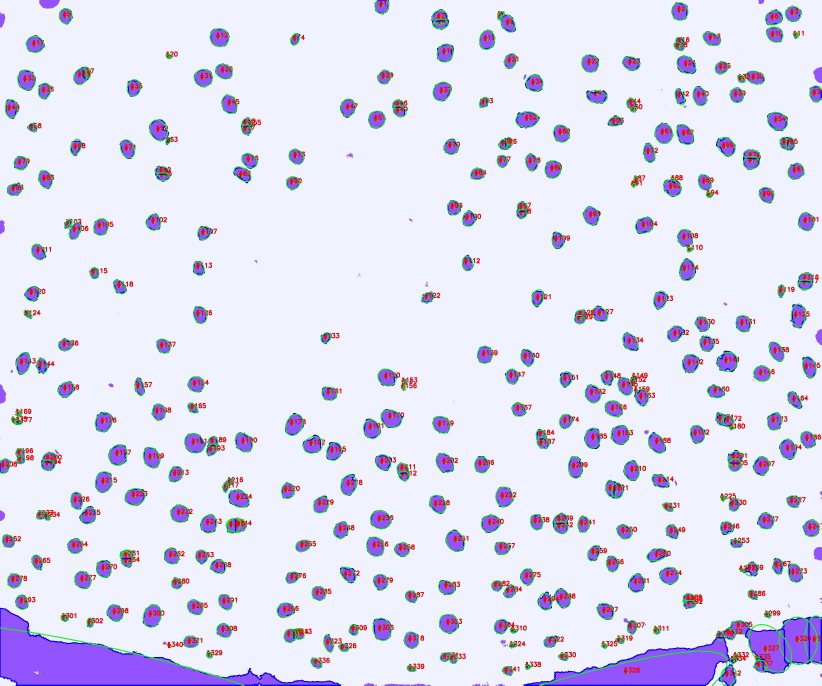
#> input picture vessels.jpg, 2464 x 2056 px (shown at 1/3 size)
$ python -i watershed_cv.py   (imports and definitions only)   (older library calls are emulated)
#> lines starting #> are read from the running program, lines starting #| are printed output that depends on the picture; after the words box and inside, x2 and y2 are one past the last pixel; in counts of white or black regions, pixels touching at a corner belong together
"""
Version: 1.5

Summary: compute the segmentaiton and label of cross section image sequence

Author: suxing liu

Author-email: suxingliu@gmail.com

USAGE:

python3 watershed_cv.py -p /home/suxingliu/plant-image-analysis/  -ft jpg


argument:
("-p", "--path", required = True,    help = "path to image file")
("-ft", "--filetype", required = False, default = 'jpg',   help = "Image filetype")

"""


import argparse
import glob
import multiprocessing
import os
from contextlib import closing
from multiprocessing import Pool

import cv2
import imutils
import numpy as np
from scipy import ndimage
# import the necessary packages
from skimage.feature import peak_local_max
from skimage.morphology import watershed


def mkdir(path):
    """Create result folder"""

    # remove space at the beginning
    path=path.strip()
    # remove slash at the end
    path=path.rstrip("\\")

    # path exist?   # True  # False
    isExists=os.path.exists(path)

    # process
    if not isExists:
        # construct the path and folder
        #print path + ' folder constructed!'
        # make dir
        os.makedirs(path)
        return True
    else:
        # if exists, return
        #print path+' path exists!'
        return False


def image_label(image_file):
    # load the image and perform pyramid mean shift filtering
    # to aid the thresholding step
    #Parse image path  and create result image path
#> called with image_file = '../vessels.jpg'
    path, filename = os.path.split(image_file)

    print("processing image : {0} \n".format(str(filename)))

    #load the image and perform pyramid mean shift filtering to aid the thresholding step
    image = cv2.imread(image_file)
#> image is the input picture: shape (2056, 2464, 3); mean B, G, R 242.1, 221.5, 223.6

    #imgcolor = ~imgcolor

    #accquire image dimensions
    height, width, channels = image.shape
#> height = 2056; width = 2464; channels = 3

    # convert the mean shift image to grayscale, then apply
    # Otsu's thresholding
    gray = cv2.cvtColor(image, cv2.COLOR_BGR2GRAY)

    thresh = cv2.threshold(gray, 128, 255,cv2.THRESH_BINARY | cv2.THRESH_OTSU)[1]
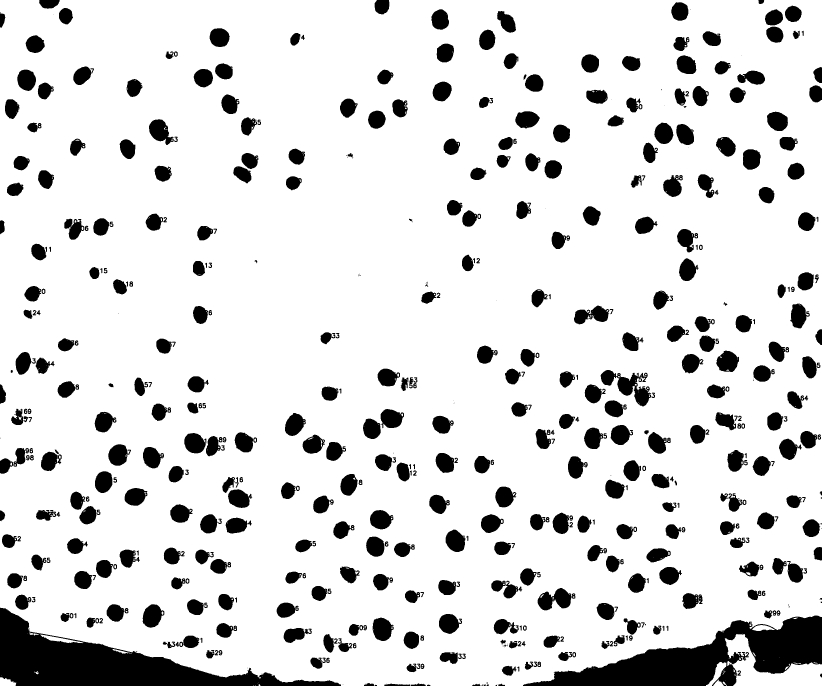
#> thresh: shape (2056, 2464) (shown at 1/3 size); 86.1% white; 606 black regions (82 under 20 px), largest, box (x1, y1, x2, y2) and area: (0, 1823, 1023, 2056) 82410, (1569, 1846, 2464, 2056) 79776, (1802, 1110, 1953, 1219) 6798
    #cv2.imshow("Thresh", thresh)

    # compute the exact Euclidean distance from every binary
    # pixel to the nearest zero pixel, then find peaks in this
    # distance map
    D = ndimage.distance_transform_edt(thresh)
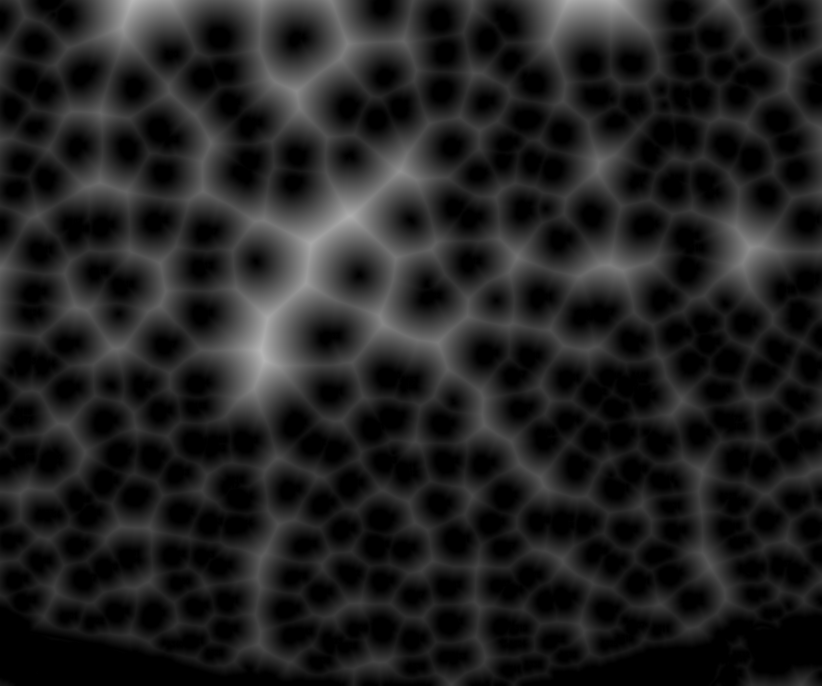
#> D: shape (2056, 2464) float64 (shown at 1/3 size); min 0, max 185.3, mean 33.3
    localMax = peak_local_max(D, indices=False, min_distance = 20, labels=thresh)
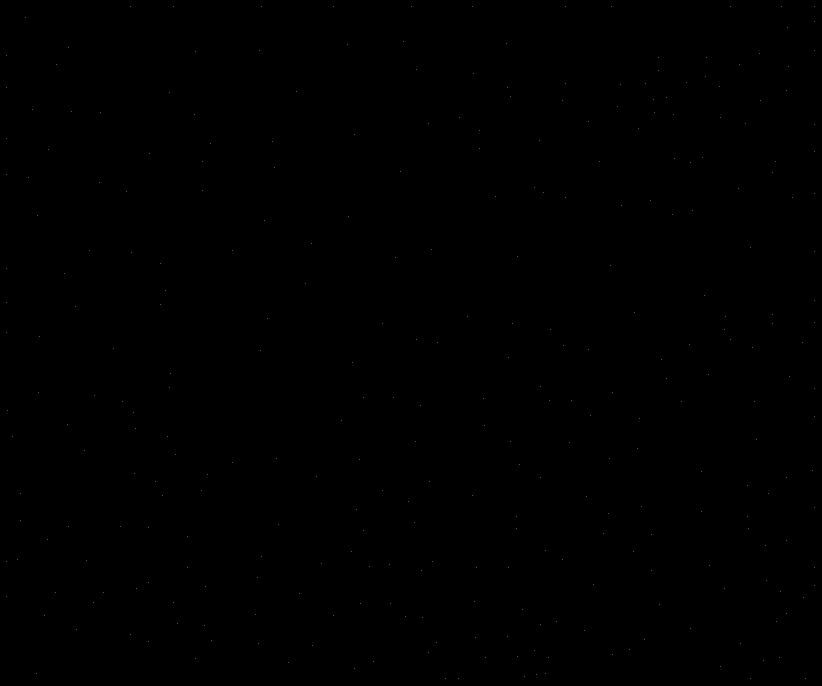
#> localMax: shape (2056, 2464) bool (shown at 1/3 size); 0.01% white in thin lines or dots

    # perform a connected component analysis on the local peaks,
    # using 8-connectivity, then appy the Watershed algorithm
    markers = ndimage.label(localMax, structure=np.ones((3, 3)))[0]
#> markers: shape (2056, 2464) int32; 314 distinct labels, from 0 to 313
    labels = watershed(-D, markers, mask=thresh)
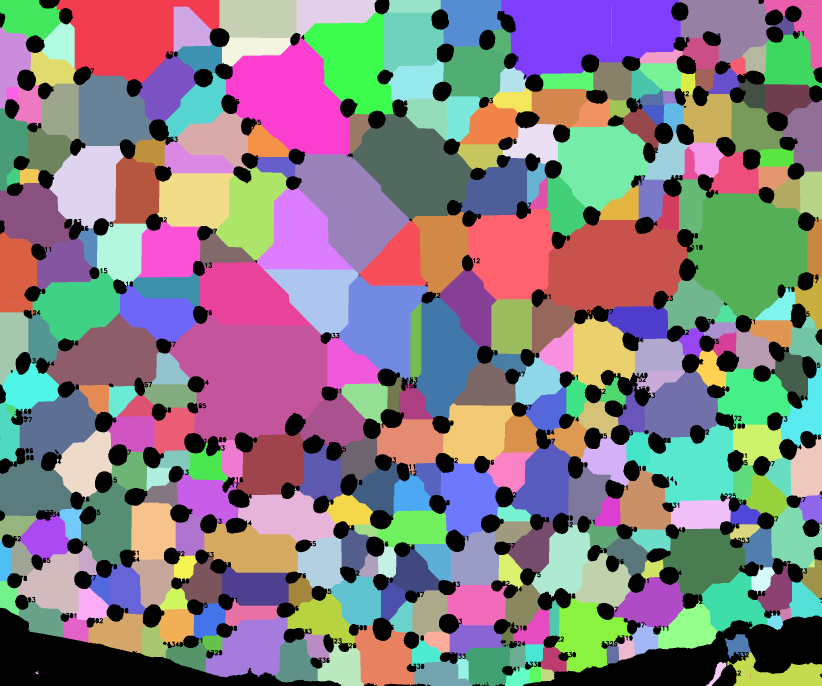
#> labels: shape (2056, 2464) int32 (shown at 1/3 size); 314 distinct labels, from 0 to 313; one colour per label, 0 black
    #print("[INFO] {} unique segments found".format(len(np.unique(labels)) - 1))

    #Map component labels to hue val
    label_hue = np.uint8(128*labels/np.max(labels))
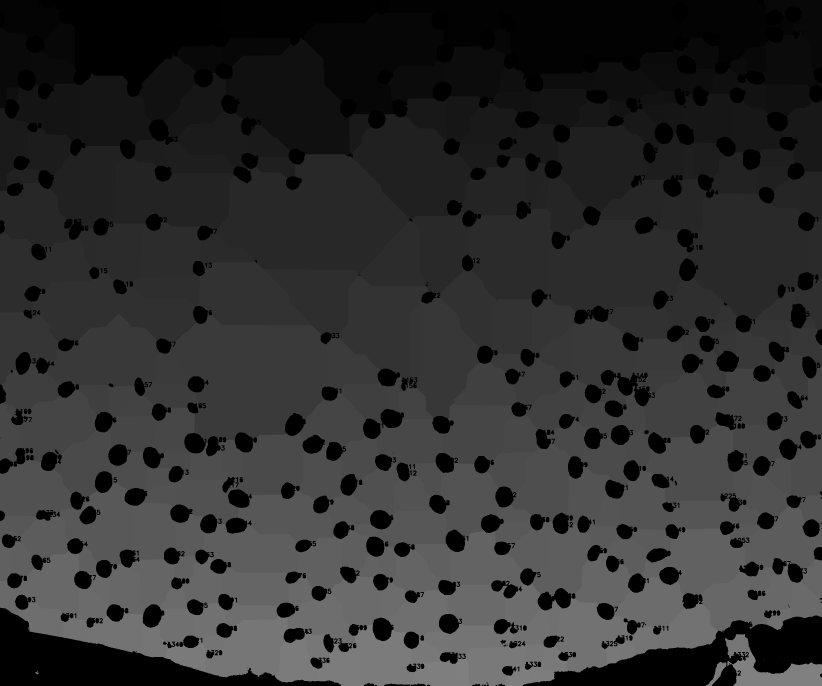
#> label_hue: shape (2056, 2464) (shown at 1/3 size); min 0, max 128, mean 47.6
    blank_ch = 255*np.ones_like(label_hue)
    labeled_img = cv2.merge([label_hue, blank_ch, blank_ch])
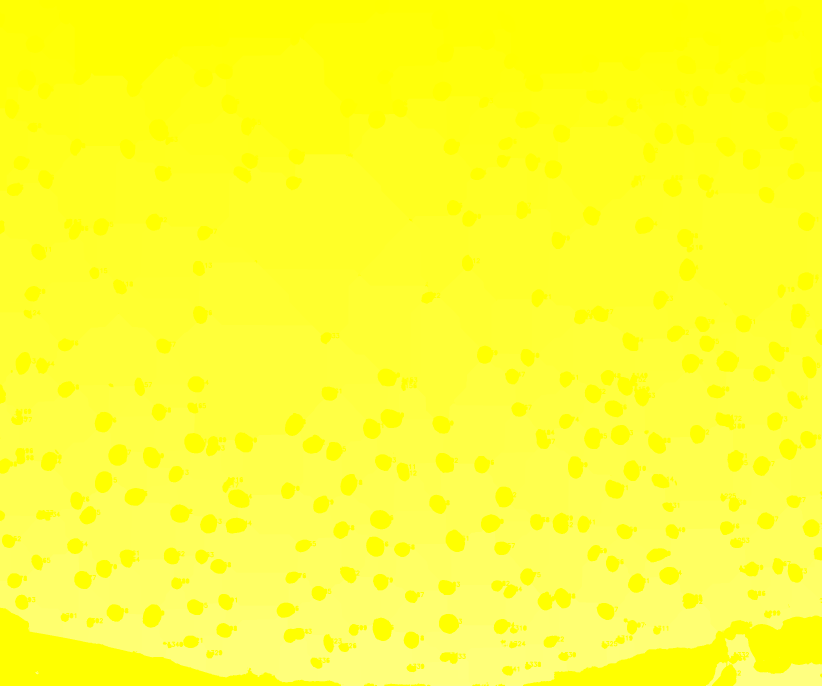
#> labeled_img: shape (2056, 2464, 3) (shown at 1/3 size); mean of channels 0, 1, 2 47.6, 255, 255; drawn as B, G, R

    # cvt to BGR for display
    labeled_img = cv2.cvtColor(labeled_img, cv2.COLOR_HSV2BGR)

    # set background label to black
    labeled_img[label_hue==0] = 0
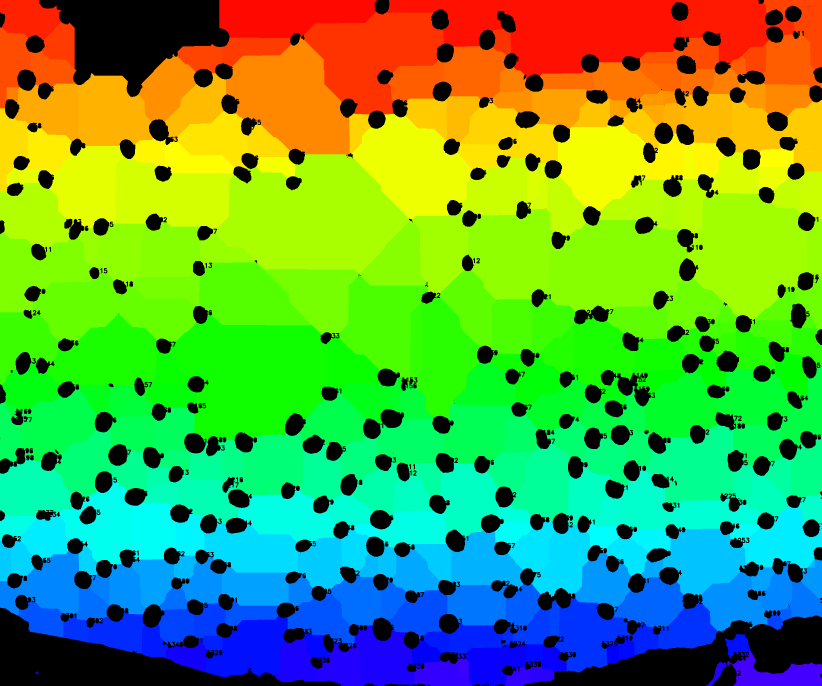
#> labeled_img: shape (2056, 2464, 3) (shown at 1/3 size); mean B, G, R 64.9, 166.6, 87.6

    #define result path for labeled images
#> (the run stopped early here; a loop or call above may not have finished)
